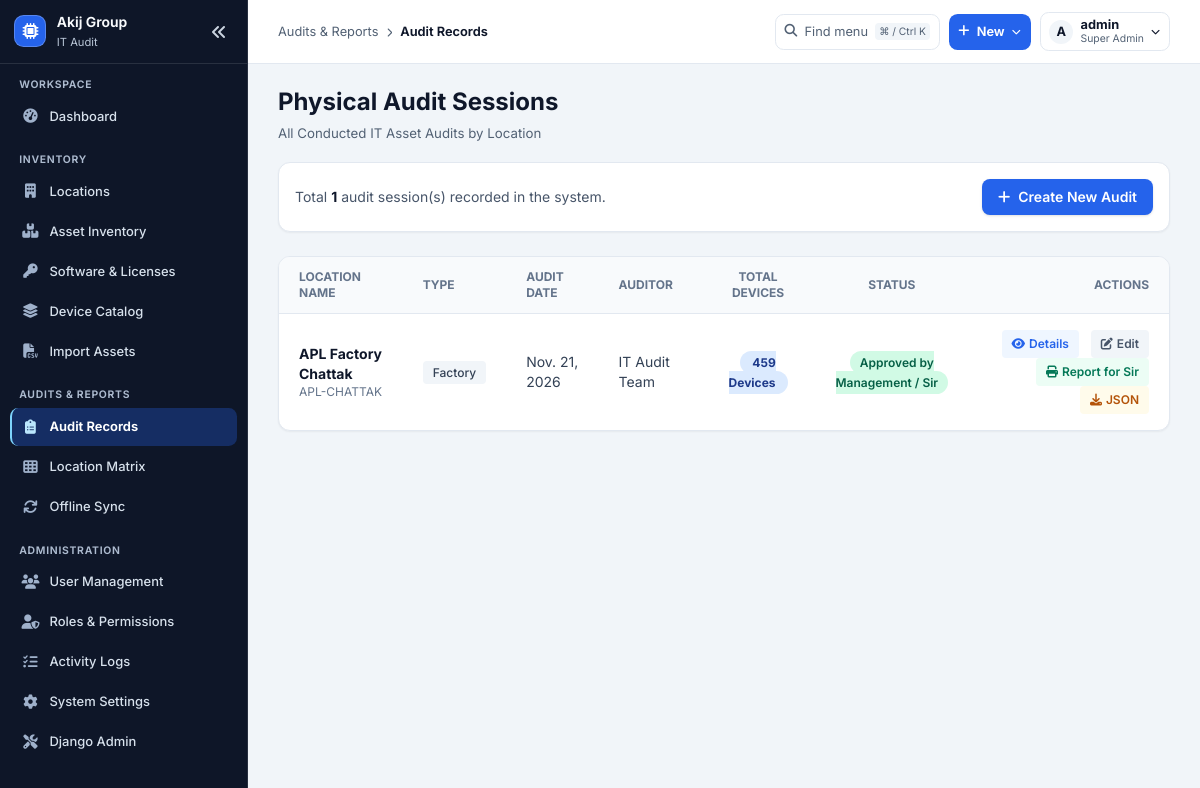
Page /audits/ (signed in) on the committed database.
### apps/audits/models.py (models this page shows, shortened)
class AuditSession(TimeStampedModel):
    STATUS_CHOICES = (
        ('DRAFT', 'Draft / In-Progress'),
        ('SUBMITTED', 'Submitted for Verification'),
        ('VERIFIED', 'Verified by Location In-Charge'),
        ('APPROVED', 'Approved by Management / Sir'),
    )
    location = models.ForeignKey(Location, on_delete=models.CASCADE, related_name='audit_sessions')
    audit_date = models.DateField(db_index=True)
    auditor_name = models.CharField(max_length=120, default="IT Audit Team")
    verified_by_name = models.CharField(max_length=120, blank=True, null=True)
    approved_by_name = models.CharField(max_length=120, blank=True, null=True)
    status = models.CharField(max_length=20, choices=STATUS_CHOICES, default='DRAFT', db_index=True)
    remarks = models.TextField(blank=True, null=True)
    class Meta:
        ordering = ['-audit_date', '-created_at']
        unique_together = ('location', 'audit_date')
    @property
    def total_qty(self):
        return sum(item.total_qty for item in self.items.all())

class AuditItem(TimeStampedModel):
    audit_session = models.ForeignKey(AuditSession, on_delete=models.CASCADE, related_name='items')
    device_type = models.ForeignKey(DeviceType, on_delete=models.CASCADE, related_name='audit_items')
    active_qty = models.PositiveIntegerField(default=0, help_text="Working / In-Use")
    backup_qty = models.PositiveIntegerField(default=0, help_text="Backup / Spare")
    faulty_qty = models.PositiveIntegerField(default=0, help_text="Faulty / Damaged")
    total_qty = models.PositiveIntegerField(default=0)
    remarks = models.CharField(max_length=255, blank=True, null=True)
    class Meta:
        ordering = ['device_type__category__order', 'device_type__order', 'device_type__name']
        unique_together = ('audit_session', 'device_type')

### apps/locations/models.py (models this page shows, shortened)
class Location(TimeStampedModel):
    LOCATION_TYPES = (
        ('HEAD_OFFICE', 'Head Office'),
        ('FACTORY', 'Factory'),
        ('WAREHOUSE', 'Warehouse'),
        ('DEPOT', 'Depot'),
        ('BRANCH', 'Branch'),
    )
    DIVISION_CHOICES = (
        ('Dhaka', 'Dhaka'),
        ('Chattogram', 'Chattogram'),
        ('Sylhet', 'Sylhet'),
        ('Rajshahi', 'Rajshahi'),
        ('Khulna', 'Khulna'),
        ('Barishal', 'Barishal'),
        ('Rangpur', 'Rangpur'),
        ('Mymensingh', 'Mymensingh'),
    )
    company = models.ForeignKey(Company, on_delete=models.CASCADE, related_name='locations')
    location_id = models.CharField(max_length=30, unique=True, null=True, blank=True, verbose_name="Location ID", db_index=True)
    name = models.CharField(max_length=150, verbose_name="Location Name")
    code = models.CharField(max_length=50, unique=True, verbose_name="Location Code")
    location_type = models.CharField(max_length=20, choices=LOCATION_TYPES, default='FACTORY', verbose_name="Location Type")
    address = models.TextField(blank=True, null=True, verbose_name="Address")
    city = models.CharField(max_length=100, blank=True, null=True, verbose_name="City")
    division = models.CharField(max_length=50, choices=DIVISION_CHOICES, blank=True, null=True, verbose_name="Division")
    parent_location = models.ForeignKey('self', on_delete=models.SET_NULL, null=True, blank=True, related_name='sub_locations', verbose_name="Parent Location")
    contact_person = models.CharField(max_length=120, blank=True, null=True, verbose_name="Contact Person")
    contact_number = models.CharField(max_length=50, blank=True, null=True, verbose_name="Contact Number")
    description = models.TextField(blank=True, null=True, verbose_name="Description")
    class Meta:
        ordering = ['location_type', 'name']
    @property
    def in_charge_name(self):
        return self.contact_person or ""
    @property
    def in_charge_phone(self):
        return self.contact_number or ""

### apps/audits/views.py (the view)
# urls.py: path('audits/', audit_list_view, name='audit_list'),
@roles_required(*DASHBOARD_ROUTES)
def audit_list_view(request):
    locations = visible_locations(request.user)
    audits = AuditSession.objects.filter(location__in=locations).select_related('location').order_by('-audit_date', '-created_at')
    context = {
        'audits': audits,
        'locations': locations,
    }
    return render(request, 'audits/audit_list.html', context)

### apps/accounts/access.py (called while the page is built, shortened)
def role_for(user):
    if not user.is_authenticated or not user.is_active:
        return None
    if user.is_superuser:
        return Role.SUPER_ADMIN

def roles_required(*roles):
    def decorate(view):
        @login_required
        @wraps(view)
        def checked(request, *args, **kwargs):
            if role_for(request.user) not in roles:
                raise PermissionDenied
            return view(request, *args, **kwargs)
        return checked
    return decorate

def visible_locations(user):
    role = role_for(user)
    if role in CENTRAL_ROLES:
        return Location.objects.all()
    if role in LOCAL_TYPES:
        return user.profile.assigned_locations.filter(location_type=LOCAL_TYPES[role])
    return Location.objects.none()

### apps/accounts/administration.py (called while the page is built)
def navigation(request):
    role = role_for(request.user)
    label = Role(role).label if role else ''
    if role in (Role.HO_ADMIN, *LOCAL_TYPES) and request.user.profile.custom_role_id:
        label = request.user.profile.role_label
    return {
        'portal': request_preferences(request),
        'can_administrate': role in CENTRAL_ROLES,
        'has_operational_access': role in DASHBOARD_ROUTES,
        'administration_role': label,
        **portal_navigation(request, role),
    }

### apps/common/models.py (called while the page is built)
    @classmethod
    def current(cls):
        return cls.objects.filter(pk=1).first() or cls(pk=1)

### apps/common/preferences.py (called while the page is built)
def preferences(config=None):
    config = config if config is not None else SystemSettings.current()
    return {
        **DEFAULTS,
        **config.options,
        'support_email': config.support_email,
        'session_minutes': config.session_minutes,
        'user_page_size': config.user_page_size,
        'activity_page_size': config.activity_page_size,
    }

def request_preferences(request):
    if not hasattr(request, 'system_preferences'):
        request.system_preferences = preferences()
    return request.system_preferences

### templates/audits/audit_list.html (shortened to what this page needs)
{% extends 'base.html' %}
{% block header_title %}Physical Audit Sessions{% endblock %}
{% block header_subtitle %}All Conducted IT Asset Audits by Location{% endblock %}
{% block content %}
<div class="space-y-6">
    <div class="bg-white p-4 rounded-xl border border-slate-200 shadow-sm flex items-center justify-between">
        <div class="text-sm text-slate-600">
            Total <strong class="text-slate-900">{{ audits|length }}</strong> audit session(s) recorded in the system.
        </div>
        <a href="{% url 'audit_create' %}" class="inline-flex items-center space-x-2 bg-blue-600 hover:bg-blue-700 text-white text-sm font-semibold px-4 py-2 rounded-lg shadow transition">
            <i class="fa-solid fa-plus"></i>
            <span>Create New Audit</span>
        </a>
    </div>
    <div class="bg-white rounded-xl border border-slate-200 shadow-sm overflow-hidden">
        <table class="w-full text-left border-collapse text-sm">
            <thead>
                <tr class="bg-slate-50 text-slate-500 font-semibold border-b border-slate-200 text-xs uppercase">
                    <th class="px-5 py-3">Location Name</th>
                    <th class="px-5 py-3">Type</th>
                    <th class="px-5 py-3">Audit Date</th>
                    <th class="px-5 py-3">Auditor</th>
                    <th class="px-5 py-3 text-center">Total Devices</th>
                    <th class="px-5 py-3 text-center">Status</th>
                    <th class="px-5 py-3 text-right">Actions</th>
                </tr>
            </thead>
            <tbody class="divide-y divide-slate-200">
                {% for audit in audits %}
                <tr class="hover:bg-slate-50 transition">
                    <td class="px-5 py-4 font-bold text-slate-900">
                        {{ audit.location.name }}
                        <span class="block text-xs font-normal text-slate-500">{{ audit.location.code }}</span>
                    </td>
                    <td class="px-5 py-4">
                        <span class="px-2.5 py-1 rounded text-xs font-medium bg-slate-100 text-slate-700">
                            {{ audit.location.get_location_type_display }}
                        </span>
                    </td>
                    <td class="px-5 py-4 text-slate-700">{{ audit.audit_date }}</td>
                    <td class="px-5 py-4 text-slate-700">{{ audit.auditor_name }}</td>
                    <td class="px-5 py-4 text-center">
                        <span class="bg-blue-100 text-blue-900 font-bold px-3 py-1 rounded-full text-xs">
                            {{ audit.total_qty }} Devices
                        </span>
                    </td>
                    <td class="px-5 py-4 text-center">
                        <span class="px-2.5 py-1 rounded-full text-xs font-semibold {% if audit.status == 'APPROVED' %}bg-emerald-100 text-emerald-800{% else %}bg-amber-100 text-amber-800{% endif %}">
                            {{ audit.get_status_display }}
                        </span>
                    </td>
                    <td class="px-5 py-4 text-right space-x-2">
                        <a href="{% url 'audit_detail' audit.id %}" class="inline-flex items-center text-xs font-semibold text-blue-600 hover:text-blue-900 bg-blue-50 px-2.5 py-1.5 rounded">
                            <i class="fa-solid fa-eye mr-1"></i> Details
                        </a>
                        <a href="{% url 'audit_edit' audit.id %}" class="inline-flex items-center text-xs font-semibold text-slate-600 hover:text-slate-900 bg-slate-100 px-2.5 py-1.5 rounded">
                            <i class="fa-solid fa-pen-to-square mr-1"></i> Edit
                        </a>
                        <a href="{% url 'audit_print' audit.id %}" target="_blank" class="inline-flex items-center text-xs font-semibold text-emerald-700 hover:text-emerald-900 bg-emerald-50 px-2.5 py-1.5 rounded">
                            <i class="fa-solid fa-print mr-1"></i> Report for Sir
                        </a>
                        <a href="{% url 'export_audit_json' audit.id %}" class="inline-flex items-center text-xs font-semibold text-amber-700 hover:text-amber-900 bg-amber-50 px-2.5 py-1.5 rounded">
                            <i class="fa-solid fa-download mr-1"></i> JSON
                        </a>
                    </td>
                </tr>
                {% empty %}
                <tr>
                    <td colspan="7" class="text-center py-10 text-slate-400">No audit records found.</td>
                </tr>
                {% endfor %}
            </tbody>
        </table>
    </div>
</div>
{% endblock %}

### templates/navigation/actions.html (shortened to what this page needs)
<div class="portal-toolbar-actions">
    {% if nav_sections %}
    <button type="button" class="portal-quick-button" data-open-command aria-label="Find in navigation" aria-keyshortcuts="Control+k Meta+k">
        <i class="fa-solid fa-magnifying-glass" aria-hidden="true"></i>
        <span>Find menu</span><kbd>⌘ / Ctrl K</kbd>
    </button>
    <details class="portal-popover">
        <summary class="portal-create-button"><i class="fa-solid fa-plus" aria-hidden="true"></i><span>New</span><i class="fa-solid fa-chevron-down portal-chevron" aria-hidden="true"></i></summary>
    </details>
    {% endif %}
    {% if request.user.is_authenticated %}
    <details class="portal-popover">
        <summary class="portal-account-button" aria-label="Account menu">
            <span class="portal-avatar" aria-hidden="true">{{ request.user.username|slice:':1'|upper }}</span>
            <span class="portal-account-label"><strong>{{ request.user.get_short_name|default:request.user.username }}</strong><small>{{ administration_role|default:'User' }}</small></span>
            <i class="fa-solid fa-chevron-down portal-chevron" aria-hidden="true"></i>
        </summary>
    </details>
    {% endif %}
</div>

### static/css/portal-preferences.css (style rules this page uses)
:root { --portal-primary: #2563eb; --portal-secondary: #0f172a; }
.portal-brand, .portal-login-banner, .bg-blue-600 { background-color: var(--portal-primary); }

### static/css/portal-shell.css (style rules this page uses)
.portal-shell { --shell-surface: #fff; --shell-text: #0f172a; --shell-muted: #526174; --shell-border: #e2e8f0; --shell-hover: #f1f5f9; --shell-gutter: clamp(1rem, 2.5vw, 2rem); --sidebar-width: 15.5rem; display: flex; align-items: stretch; }
.portal-shell :is(a, button, input, summary):focus-visible { outline: 2px solid #38bdf8; outline-offset: 2px; }
.portal-toolbar-actions { display: flex; align-items: center; gap: .55rem; flex-shrink: 0; }
.portal-quick-button, .portal-create-button, .portal-account-button { display: inline-flex; align-items: center; gap: .45rem; min-height: 2.25rem; padding: .35rem .55rem; border: 1px solid var(--shell-border); border-radius: .54rem; font-size: .8rem; color: var(--shell-text); white-space: nowrap; }
.portal-quick-button { color: var(--shell-muted); }
.portal-quick-button kbd { font-family: inherit; font-size: .64rem; padding: .06rem .25rem; border-radius: .25rem; color: var(--shell-muted); background: var(--shell-hover); }
.portal-create-button, .portal-account-button { cursor: pointer; list-style: none; }
.portal-create-button { background: var(--portal-primary); color: white; border-color: transparent; font-weight: 650; }
.portal-chevron { font-size: .57rem; }
.portal-avatar { width: 1.5rem; height: 1.5rem; display: grid; place-items: center; background: var(--shell-hover); color: var(--shell-text); border-radius: 50%; font-weight: 700; }
.portal-account-label { display: grid; max-width: 8rem; line-height: 1.15; text-align: start; }
.portal-account-label :is(strong, small) { overflow: hidden; text-overflow: ellipsis; }
.portal-account-label small { color: var(--shell-muted); font-size: .65rem; }
.portal-popover { position: relative; }

### templates/base.html (style rules this page uses)
body { font-family: 'Inter', sans-serif; }

### rows in the picture
AuditSession: location.name "APL Factory Chattak", location.code "APL-CHATTAK", location.location_type "Factory", audit_date "Nov. 21, 2026", auditor_name "IT Audit Team", total_qty "459", status "Approved by Management / Sir"

### other values in the picture
{{ portal.group_name|default:portal.organization_name }} "Akij Group"
{{ portal.application_short_name }} "IT Audit"
{{ group.label }} "WORKSPACE" "INVENTORY" "AUDITS & REPORTS" "ADMINISTRATION"
{{ link.label }} "Dashboard" "Locations" "Asset Inventory" "Software & Licenses" "Device Catalog" "Import Assets" "Audit Records" "Location Matrix" "Offline Sync" "User Management" "Roles & Permissions" "Activity Logs" "System Settings" "Django Admin"
{{ nav_current.group }} "Audits & Reports"
{{ nav_current.label }} "Audit Records"
{{ request.user.username|slice:':1'|upper }} "A"
{{ request.user.get_short_name|default:request.user.username }} "admin"
{{ administration_role|default:'User' }} "Super Admin"
{{ audits|length }} "1"
